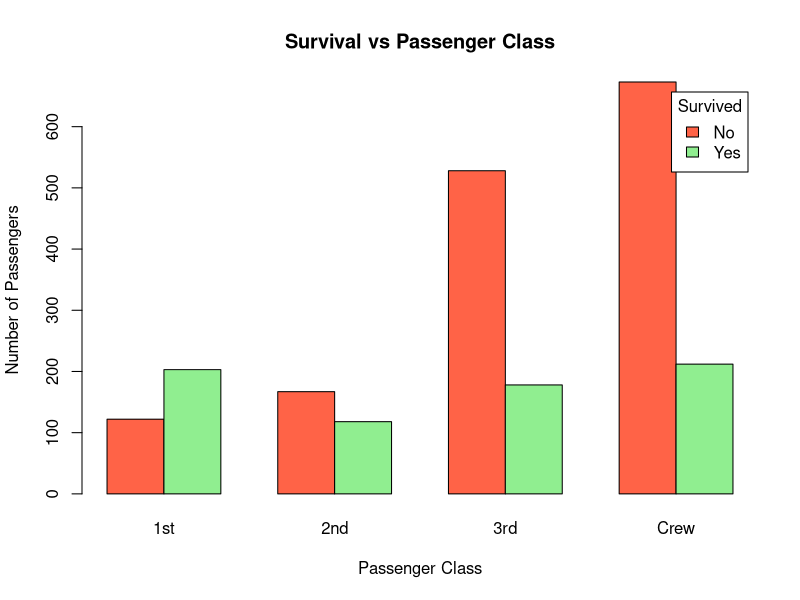
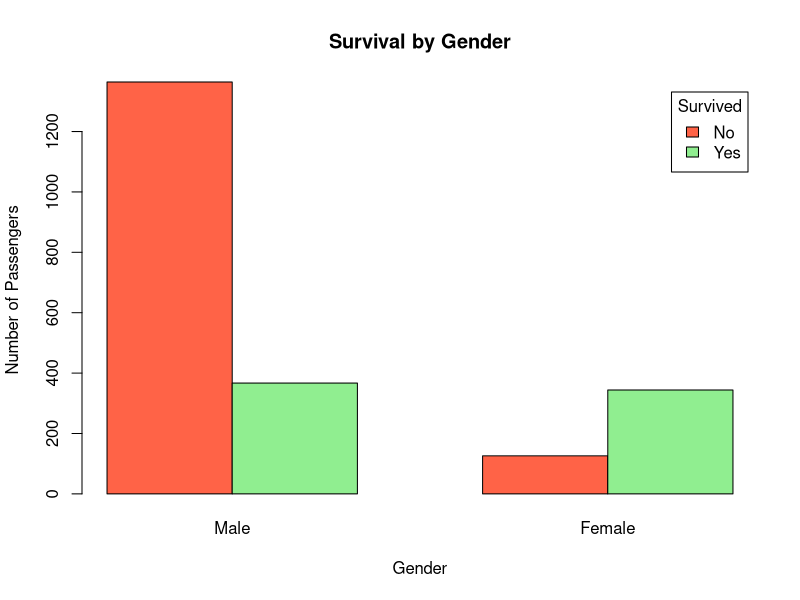
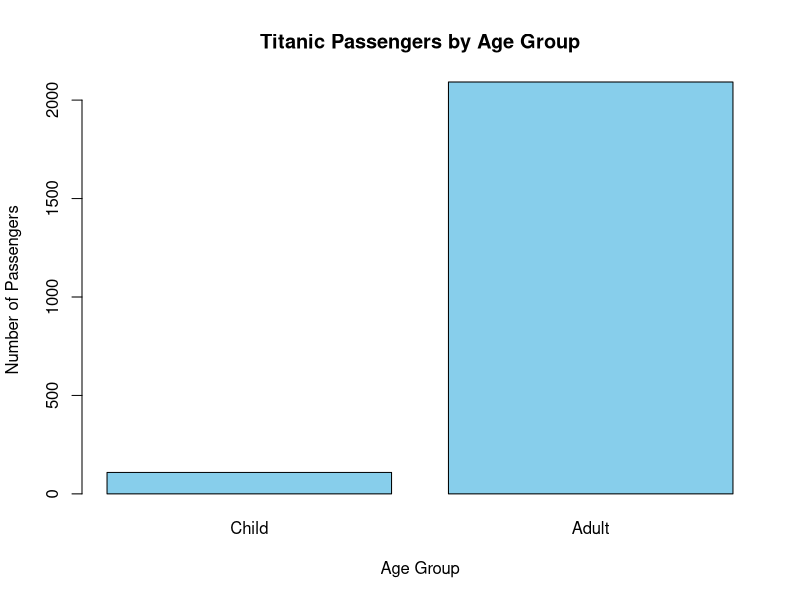

Recreate these plots in R, in order.

data(Titanic)

titanic_df <- as.data.frame(Titanic)

print("1. Titanic Dataset")
print(head(titanic_df))

print("2. Survival vs Passenger Class")
survival_class <- xtabs(Freq ~ Class + Survived, data = titanic_df)
print(survival_class)

barplot(t(survival_class),
        beside = TRUE,
        col = c("tomato", "lightgreen"),
        main = "Survival vs Passenger Class",
        xlab = "Passenger Class",
        ylab = "Number of Passengers",
        legend.text = TRUE,
        args.legend = list(title = "Survived"))

print("3. Survival by Gender")
survival_gender <- xtabs(Freq ~ Sex + Survived, data = titanic_df)
print(survival_gender)

barplot(t(survival_gender),
        beside = TRUE,
        col = c("tomato", "lightgreen"),
        main = "Survival by Gender",
        xlab = "Gender",
        ylab = "Number of Passengers",
        legend.text = TRUE,
        args.legend = list(title = "Survived"))

print("4. Passenger Age Distribution")

age_group <- c("Child", "Adult")
age_count <- xtabs(Freq ~ Age, data = titanic_df)
print(age_count)

barplot(age_count,
        col = "skyblue",
        main = "Titanic Passengers by Age Group",
        xlab = "Age Group",
        ylab = "Number of Passengers")
